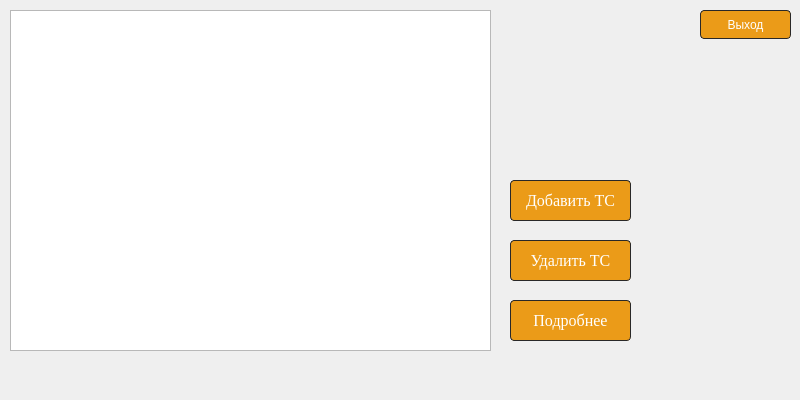
<?xml version="1.0" encoding="UTF-8"?>
<ui version="4.0">
 <class>adminCars</class>
 <widget class="QDialog" name="adminCars">
  <property name="geometry">
   <rect>
    <x>0</x>
    <y>0</y>
    <width>800</width>
    <height>400</height>
   </rect>
  </property>
  <property name="windowTitle">
   <string>Меню администратора</string>
  </property>
  <widget class="QPushButton" name="pushButton">
   <property name="geometry">
    <rect>
     <x>510</x>
     <y>180</y>
     <width>121</width>
     <height>41</height>
    </rect>
   </property>
   <property name="font">
    <font>
     <family>Times New Roman</family>
     <pointsize>12</pointsize>
    </font>
   </property>
   <property name="styleSheet">
    <string notr="true">background-color: rgb(235, 155, 24);
color: rgb(255, 255, 255);
border-style: solid;
border-width: 1px;
border-radius: 4px;
border-color:rgb(41, 40, 40) ;</string>
   </property>
   <property name="text">
    <string>Добавить ТС</string>
   </property>
  </widget>
  <widget class="QPushButton" name="moreButton">
   <property name="geometry">
    <rect>
     <x>510</x>
     <y>300</y>
     <width>121</width>
     <height>41</height>
    </rect>
   </property>
   <property name="font">
    <font>
     <family>Times New Roman</family>
     <pointsize>12</pointsize>
    </font>
   </property>
   <property name="styleSheet">
    <string notr="true">background-color: rgb(235, 155, 24);
color: rgb(255, 255, 255);
border-style: solid;
border-width: 1px;
border-radius: 4px;
border-color:rgb(41, 40, 40) ;</string>
   </property>
   <property name="text">
    <string>Подробнее</string>
   </property>
  </widget>
  <widget class="QPushButton" name="pushButton_3">
   <property name="geometry">
    <rect>
     <x>700</x>
     <y>10</y>
     <width>91</width>
     <height>29</height>
    </rect>
   </property>
   <property name="styleSheet">
    <string notr="true">background-color: rgb(235, 155, 24);
color: rgb(255, 255, 255);
border-style: solid;
border-width: 1px;
border-radius: 4px;
border-color:rgb(41, 40, 40) ;</string>
   </property>
   <property name="text">
    <string>Выход</string>
   </property>
  </widget>
  <widget class="QTableView" name="tableView">
   <property name="geometry">
    <rect>
     <x>10</x>
     <y>10</y>
     <width>481</width>
     <height>341</height>
    </rect>
   </property>
  </widget>
  <widget class="QPushButton" name="pushButton_2">
   <property name="geometry">
    <rect>
     <x>510</x>
     <y>240</y>
     <width>121</width>
     <height>41</height>
    </rect>
   </property>
   <property name="font">
    <font>
     <family>Times New Roman</family>
     <pointsize>12</pointsize>
    </font>
   </property>
   <property name="styleSheet">
    <string notr="true">background-color: rgb(235, 155, 24);
color: rgb(255, 255, 255);
border-style: solid;
border-width: 1px;
border-radius: 4px;
border-color:rgb(41, 40, 40) ;</string>
   </property>
   <property name="text">
    <string>Удалить ТС</string>
   </property>
  </widget>
 </widget>
 <resources/>
 <connections/>
</ui>
